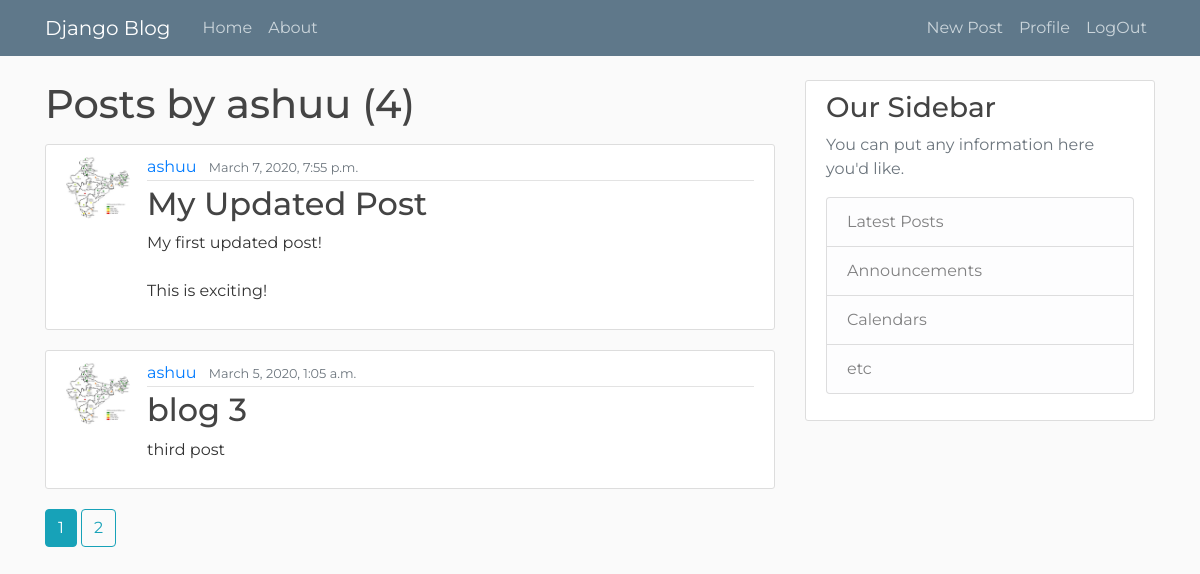
The app's page /user/ashuu (signed in) with its own data.
### blogApp/models.py (models this page shows, shortened)
class Post(models.Model):
    title = models.CharField(max_length=100)
    content = models.TextField()
    date_posted = models.DateTimeField(default = timezone.localtime(timezone.now()))
    author = models.ForeignKey(User,on_delete = models.CASCADE)
    objects = models.Manager()

### users/models.py (models this page shows, shortened)
class Profile(models.Model):
    user = models.OneToOneField(User,on_delete=models.CASCADE)
    image = models.ImageField(default='default.jpg',upload_to='profile_pics')

### blogApp/views.py (the view)
# urls.py: path('user/<str:username>',UserPostListView.as_view(),name="user-posts"),
class UserPostListView(ListView):
    model = Post
    template_name = 'user_post.html'
    context_object_name = 'posts'
    paginate_by= 2
    def get_queryset(self):
        user = get_object_or_404(User,username =self.kwargs.get('username'))
        return Post.objects.filter(author = user).order_by('-date_posted')

### blogApp/templates/user_post.html (shortened to what this page needs)
{% extends 'base.html' %}
{% block content %}
    <h1 class='mb-3'>Posts by {{ view.kwargs.username }} ({{page_obj.paginator.count}})</h1>
    {% for post in posts %}
    <article class="media content-section">
      <img class= "rounded-circle article-img" src= "{{ post.author.profile.image.url }}" >
        <div class="media-body">
          <div class="article-metadata">
            <a class="mr-2" href="{%url 'user-posts' post.author.username %}">{{ post.author }}</a>
            <small class="text-muted">{{ post.date_posted }}</small>
          </div>
          <h2><a class="article-title" href="{%  url 'post-detail' post.id %}">{{ post.title }}</a></h2>
          <p class="article-content">{{ post.content }}</p>
        </div>
      </article>
    {% endfor %}
    {% if is_paginated %}
      {% for num in page_obj.paginator.page_range %}
        {% if page_obj.number == num%}
        <a href= "?page ={{num}}" class="btn btn-info mb-4">{{ num }}</a>
        {% elif num > page_obj.number|add:'-3' and num < page_obj.number|add:'3' %}
          <a href= "?page={{num}}" class="btn btn-outline-info mb-4">{{ num }}</a>
        {% endif %}
      {% endfor %}
    {% endif %}
{% endblock content %}

### blogApp/static/blog/main.css (style rules this page uses)
body { background: #fafafa; color: #333333; margin-top: 5rem; font-family: 'Montserrat', sans-serif !important; }
h1, h2, h3, h4, h5, h6 { color: #444444; }
.content-section { background: #ffffff; padding: 10px 20px; border: 1px solid #dddddd; border-radius: 3px; margin-bottom: 20px; }
.article-title { color: #444444; }
.article-content { white-space: pre-line; }
.article-img { height: 65px; width: 65px; margin-right: 16px; }
.article-metadata { padding-bottom: 1px; margin-bottom: 4px; border-bottom: 1px solid #e3e3e3 }

### records on screen
Post: author.profile.image (picture), author "ashuu", date_posted "March 7, 2020, 7:55 p.m.", title "My Updated Post", content "My first updated post! This is exciting!"
Post: author.profile.image (picture), author "ashuu", date_posted "March 5, 2020, 1:05 a.m.", title "blog 3", content "third post"

### other values on screen
{{ view.kwargs.username }} "ashuu"
{{ page_obj.paginator.count }} "4"
{{ num }} "1"
{{ num }} "2"
